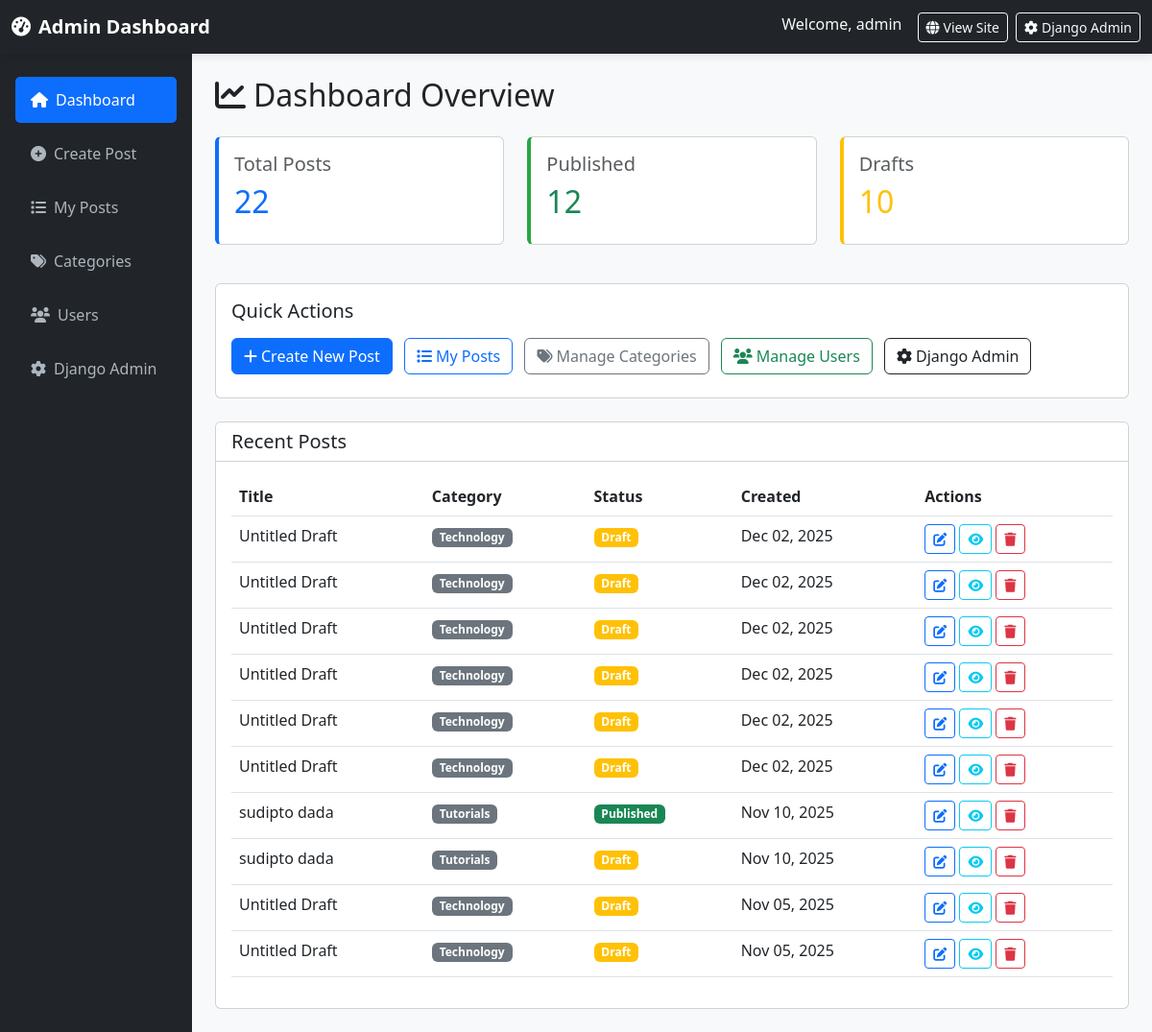
/manage/ (signed in), run on an earlier commit of the app's database.
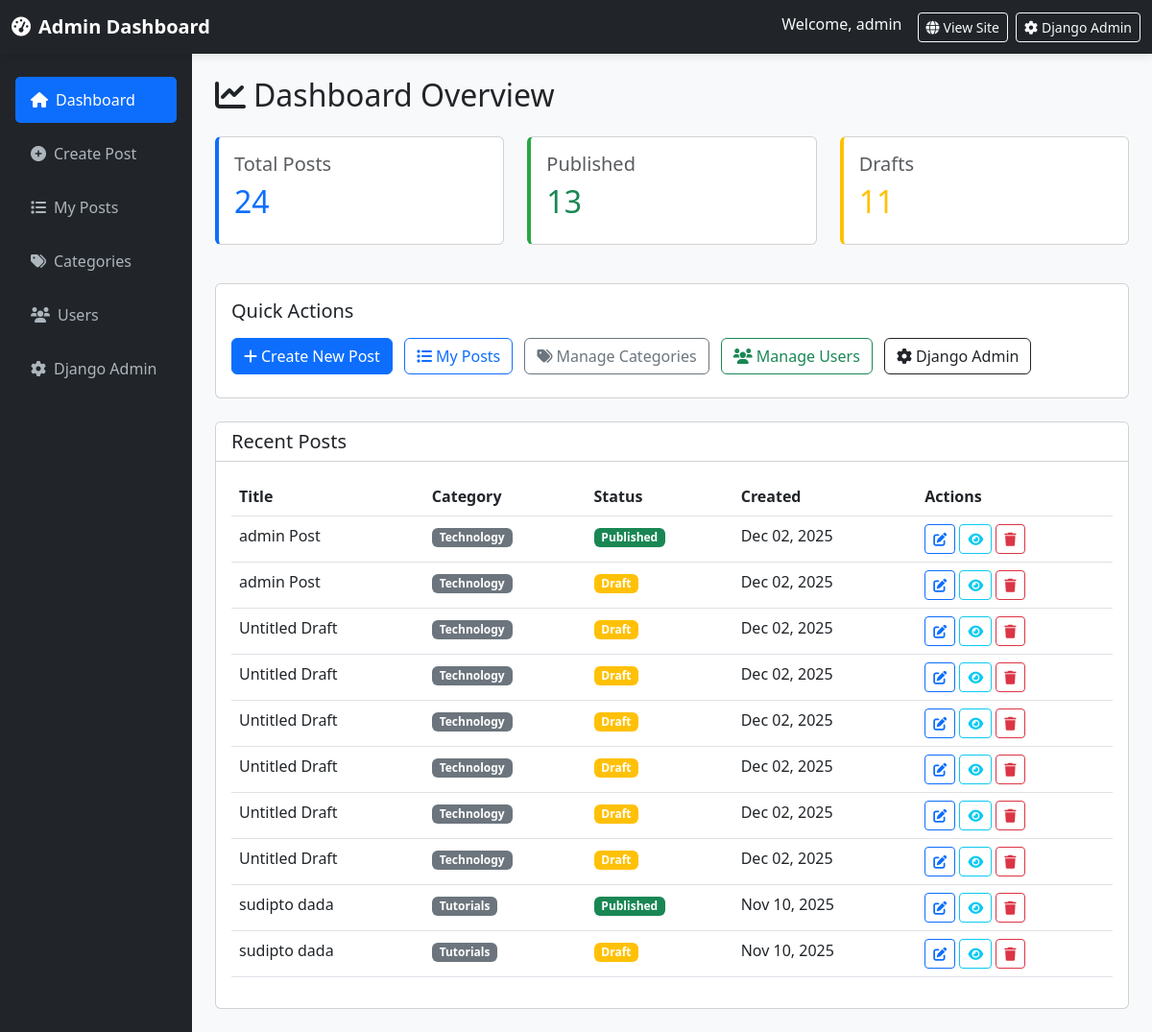
And on a later commit of the database.
### blog/models.py (models this page shows, shortened)
class Post(models.Model):
    STATUS_CHOICES = [
        ('draft', 'Draft'),
        ('published', 'Published'),
    ]
    title = models.CharField(max_length=200)
    slug = models.SlugField(unique=True)
    author = models.ForeignKey(User, on_delete=models.CASCADE)
    category = models.ForeignKey(Category, on_delete=models.CASCADE, related_name='posts')
    content = models.TextField(help_text="You can add images, videos, and YouTube links here")
    excerpt = models.TextField(max_length=500, blank=True, help_text="Brief description of the post")
    featured_image = models.ImageField(upload_to='blog_images/', blank=True, null=True)
    youtube_url = models.CharField(max_length=200, blank=True, help_text="YouTube URL (e.g., https://www.youtube.com/watch?v=VIDEO_ID)")
    video_file = models.FileField(upload_to='blog_videos/', blank=True, null=True, help_text="Upload video file")
    status = models.CharField(max_length=10, choices=STATUS_CHOICES, default='draft')
    created_at = models.DateTimeField(auto_now_add=True)
    updated_at = models.DateTimeField(auto_now=True)
    published_at = models.DateTimeField(null=True, blank=True)
    class Meta:
        ordering = ['-created_at']

class Category(models.Model):
    name = models.CharField(max_length=100)
    slug = models.SlugField(unique=True)
    description = models.TextField(blank=True)
    created_at = models.DateTimeField(auto_now_add=True)
    class Meta:
        verbose_name_plural = "Categories"

### blog/views.py (the view)
# urls.py: path('manage/', views.admin_dashboard, name='admin_dashboard'),
@login_required
def admin_dashboard(request):
    if not request.user.is_staff:
        return redirect('post_list')
    if not request.user.is_superuser:
        return redirect('user_dashboard')
    posts = Post.objects.filter(author=request.user).order_by('-created_at')[:10]
    categories = Category.objects.all()
    stats = {
        'total_posts': Post.objects.filter(author=request.user).count(),
        'published_posts': Post.objects.filter(author=request.user, status='published').count(),
        'draft_posts': Post.objects.filter(author=request.user, status='draft').count(),
    }
    context = {
        'posts': posts,
        'categories': categories,
        'stats': stats,
    }
    return render(request, 'blog/admin_dashboard.html', context)

### templates/blog/admin_dashboard.html (shortened to what the changed rows need)
<!DOCTYPE html>
<html lang="en">
<head>
	<link href="https://cdn.jsdelivr.net/npm/bootstrap@5.3.0/dist/css/bootstrap.min.css" rel="stylesheet">
	<link rel="stylesheet" href="https://cdnjs.cloudflare.com/ajax/libs/font-awesome/6.0.0/css/all.min.css">
</head>
<body>
	<div class="container-fluid">
		<div class="row">
			<main class="col-md-9 col-lg-10 px-md-4 py-4">
				{% block content %}
				<h2 class="mb-4"><i class="fas fa-chart-line me-2"></i>Dashboard Overview</h2>
				<div class="row mb-4">
					<div class="col-md-4 mb-3">
						<div class="card stat-card">
							<div class="card-body">
								<h5 class="card-title text-muted">Total Posts</h5>
								<h2 class="text-primary">{{ stats.total_posts }}</h2>
							</div>
						</div>
					</div>
					<div class="col-md-4 mb-3">
						<div class="card stat-card" style="border-left-color: #28a745;">
							<div class="card-body">
								<h5 class="card-title text-muted">Published</h5>
								<h2 class="text-success">{{ stats.published_posts }}</h2>
							</div>
						</div>
					</div>
					<div class="col-md-4 mb-3">
						<div class="card stat-card" style="border-left-color: #ffc107;">
							<div class="card-body">
								<h5 class="card-title text-muted">Drafts</h5>
								<h2 class="text-warning">{{ stats.draft_posts }}</h2>
							</div>
						</div>
					</div>
				</div>
				<div class="card">
					<div class="card-body">
						{% if posts %}
							<div class="table-responsive">
								<table class="table table-hover">
									<thead>
										<tr>
											<th>Title</th>
											<th>Category</th>
											<th>Status</th>
											<th>Created</th>
											<th>Actions</th>
										</tr>
									</thead>
									<tbody>
										{% for post in posts %}
										<tr>
											<td>{{ post.title }}</td>
											<td><span class="badge bg-secondary">{{ post.category.name }}</span></td>
											<td>
												{% if post.status == 'published' %}
													<span class="badge bg-success">Published</span>
												{% else %}
													<span class="badge bg-warning">Draft</span>
												{% endif %}
											</td>
											<td>{{ post.created_at|date:"M d, Y" }}</td>
											<td>
												{% if post.slug %}
												<a href="{% url 'admin_edit_post' post.slug %}" class="btn btn-sm btn-outline-primary">
													<i class="fas fa-edit"></i>
												</a>
												<a href="{% url 'post_detail' post.slug %}" target="_blank" class="btn btn-sm btn-outline-info">
													<i class="fas fa-eye"></i>
												</a>
												<a href="{% url 'admin_delete_post' post.slug %}" class="btn btn-sm btn-outline-danger">
													<i class="fas fa-trash"></i>
												</a>
												{% else %}
												<button class="btn btn-sm btn-outline-secondary" disabled title="No slug available">
													<i class="fas fa-exclamation-triangle"></i>
												</button>
												{% endif %}
											</td>
										</tr>
										{% endfor %}
									</tbody>
								</table>
							</div>
						{% else %}
							<p class="text-muted">No posts yet. <a href="{% url 'admin_create_post' %}">Create your first post!</a></p>
						{% endif %}
					</div>
				</div>
				{% endblock %}
			</main>
		</div>
	</div>
</body>
</html>

What changed in the data, as far as the page shows it:
no longer on this page (row unchanged): Post: title "Untitled Draft", category.name "Technology", status "Draft", created_at "Nov 05, 2025", slug "untitled-draft-1" (drawn)
no longer on this page (row unchanged): Post: title "Untitled Draft", category.name "Technology", status "Draft", created_at "Nov 05, 2025", slug "untitled-draft" (drawn)
added Post: title "admin Post", category.name "Technology", status "Published", created_at "Dec 02, 2025", slug "admin-post-1" (drawn)
added Post: title "admin Post", category.name "Technology", status "Draft", created_at "Dec 02, 2025", slug "admin-post" (drawn)
Also different on the page:
{{ stats.total_posts }}: "22" → "24"
{{ stats.published_posts }}: "12" → "13"
{{ stats.draft_posts }}: "10" → "11"
